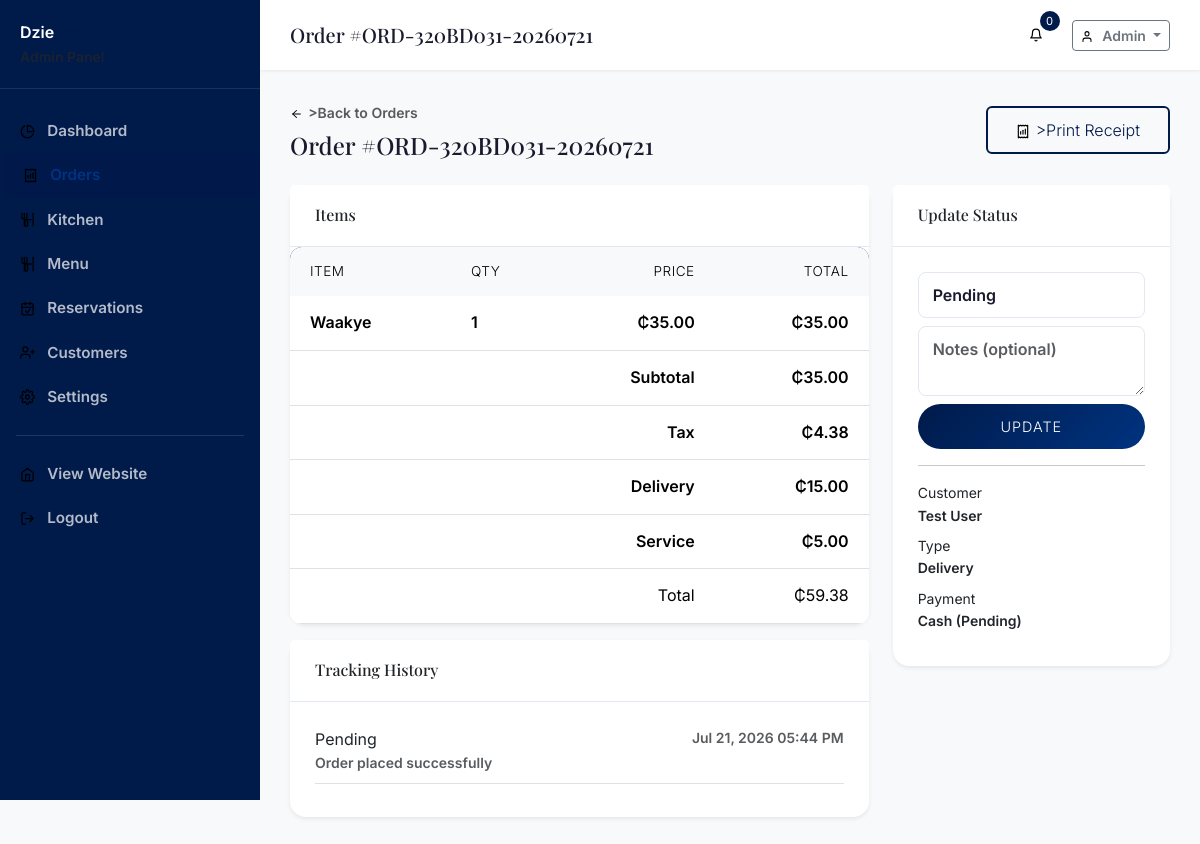
Screenshot of /admin/orders/2 (signed in) with the database file from the repository.
### tables this page shows
CREATE TABLE users (
    id INTEGER PRIMARY KEY AUTOINCREMENT,
    role_id INTEGER NOT NULL DEFAULT 3,
    firstname VARCHAR(50) NOT NULL,
    lastname VARCHAR(50) NOT NULL,
    email VARCHAR(100) NOT NULL UNIQUE,
    phone VARCHAR(20),
    password VARCHAR(255) NOT NULL,
    avatar VARCHAR(255),
    address TEXT,
    city VARCHAR(100),
    state VARCHAR(100),
    zip VARCHAR(20),
    country VARCHAR(100) DEFAULT 'Ghana',
    email_verified_at DATETIME,
    verification_token VARCHAR(100),
    remember_token VARCHAR(100),
    reset_token VARCHAR(100),
    reset_token_expires DATETIME,
    status TEXT DEFAULT 'active',
    last_login DATETIME,
    ip_address VARCHAR(45),
    created_at DATETIME DEFAULT CURRENT_TIMESTAMP,
    updated_at DATETIME DEFAULT CURRENT_TIMESTAMP,
    FOREIGN KEY (role_id) REFERENCES roles(id)
);

CREATE TABLE orders (
    id INTEGER PRIMARY KEY AUTOINCREMENT,
    order_number VARCHAR(20) NOT NULL UNIQUE,
    user_id INTEGER,
    guest_email VARCHAR(100),
    guest_phone VARCHAR(20),
    guest_name VARCHAR(100),
    order_type TEXT DEFAULT 'delivery',
    table_id INTEGER,
    status TEXT DEFAULT 'pending',
    subtotal DECIMAL(10,2) NOT NULL DEFAULT 0,
    discount_amount DECIMAL(10,2) DEFAULT 0,
    coupon_code VARCHAR(50),
    coupon_discount DECIMAL(10,2) DEFAULT 0,
    tax_amount DECIMAL(10,2) DEFAULT 0,
    delivery_fee DECIMAL(10,2) DEFAULT 0,
    service_charge DECIMAL(10,2) DEFAULT 0,
    total_amount DECIMAL(10,2) NOT NULL DEFAULT 0,
    payment_status TEXT DEFAULT 'pending',
    payment_method TEXT DEFAULT 'cash',
    delivery_address TEXT,
    delivery_city VARCHAR(100),
    delivery_phone VARCHAR(20),
    delivery_instructions TEXT,
    estimated_delivery_time DATETIME,
    actual_delivery_time DATETIME,
    special_notes TEXT,
    is_guest INTEGER DEFAULT 0,
    ip_address VARCHAR(45),
    created_at DATETIME DEFAULT CURRENT_TIMESTAMP,
    updated_at DATETIME DEFAULT CURRENT_TIMESTAMP, pickup_location TEXT,
    FOREIGN KEY (user_id) REFERENCES users(id) ON DELETE SET NULL,
    FOREIGN KEY (table_id) REFERENCES tables(id) ON DELETE SET NULL
);

CREATE TABLE order_items (
    id INTEGER PRIMARY KEY AUTOINCREMENT,
    order_id INTEGER NOT NULL,
    food_id INTEGER NOT NULL,
    food_name VARCHAR(200) NOT NULL,
    quantity INTEGER NOT NULL,
    unit_price DECIMAL(10,2) NOT NULL,
    total_price DECIMAL(10,2) NOT NULL,
    special_instructions TEXT,
    status TEXT DEFAULT 'pending',
    created_at DATETIME DEFAULT CURRENT_TIMESTAMP,
    updated_at DATETIME DEFAULT CURRENT_TIMESTAMP,
    FOREIGN KEY (order_id) REFERENCES orders(id) ON DELETE CASCADE,
    FOREIGN KEY (food_id) REFERENCES foods(id) ON DELETE SET NULL
);

CREATE TABLE order_tracking (
    id INTEGER PRIMARY KEY AUTOINCREMENT,
    order_id INTEGER NOT NULL,
    status VARCHAR(50) NOT NULL,
    description TEXT,
    created_by INTEGER,
    created_at DATETIME DEFAULT CURRENT_TIMESTAMP,
    FOREIGN KEY (order_id) REFERENCES orders(id) ON DELETE CASCADE,
    FOREIGN KEY (created_by) REFERENCES users(id) ON DELETE SET NULL
);

### views/admin/orders/show.php (the view, shortened to what the rows shown need)
<?php
$statuses = ['pending', 'accepted', 'preparing', 'cooking', 'ready', 'delivered', 'cancelled', 'rejected'];
?>
<div class="d-flex justify-content-between align-items-center mb-4">
    <div>
        <a href="<?= \baseUrl('admin/orders') ?>" class="text-muted small"><?= \icon('arrow-left', ['style' => 'width:0.9em;height:0.9em;margin-right:0.35rem;vertical-align:-0.15em;']) ?>></i>Back to Orders</a>
        <h4 class="mb-0 mt-1">Order #<?= \escape($order->order_number) ?></h4>
    </div>
    <button class="btn btn-outline-gold" onclick="window.print()"><?= \icon('print', ['style' => 'width:0.9em;height:0.9em;margin-right:0.35rem;vertical-align:-0.15em;']) ?>></i>Print Receipt</button>
</div>
<div class="row g-4">
    <div class="col-lg-8">
        <div class="card border-0 shadow-sm">
            <div class="card-header bg-white"><h6 class="mb-0">Items</h6></div>
            <div class="card-body p-0">
                <div class="table-responsive">
                    <table class="table mb-0">
                        <thead class="table-light"><tr><th>Item</th><th>Qty</th><th class="text-end">Price</th><th class="text-end">Total</th></tr></thead>
                        <tbody>
                            <?php foreach ($items as $item): ?>
                                <tr>
                                    <td><?= \escape($item->food_name) ?></td>
                                    <td><?= $item->quantity ?></td>
                                    <td class="text-end"><?= \formatPrice($item->unit_price) ?></td>
                                    <td class="text-end"><?= \formatPrice($item->total_price) ?></td>
                                </tr>
                            <?php endforeach; ?>
                        </tbody>
                        <tfoot>
                            <tr><td colspan="3" class="text-end">Subtotal</td><td class="text-end"><?= \formatPrice($order->subtotal) ?></td></tr>
                            <tr><td colspan="3" class="text-end">Tax</td><td class="text-end"><?= \formatPrice($order->tax_amount) ?></td></tr>
                            <tr><td colspan="3" class="text-end">Delivery</td><td class="text-end"><?= \formatPrice($order->delivery_fee) ?></td></tr>
                            <tr><td colspan="3" class="text-end">Service</td><td class="text-end"><?= \formatPrice($order->service_charge) ?></td></tr>
                            <tr class="fw-bold"><td colspan="3" class="text-end">Total</td><td class="text-end"><?= \formatPrice($order->total_amount) ?></td></tr>
                        </tfoot>
                    </table>
                </div>
            </div>
        </div>
        <div class="card border-0 shadow-sm mt-3">
            <div class="card-header bg-white"><h6 class="mb-0">Tracking History</h6></div>
            <div class="card-body">
                <?php foreach ($tracking as $t): ?>
                    <div class="d-flex justify-content-between border-bottom pb-2 mb-2">
                        <div><strong class="text-capitalize"><?= str_replace('_', ' ', $t->status) ?></strong><div class="small text-muted"><?= \escape($t->description) ?></div></div>
                        <small class="text-muted"><?= \formatDateTime($t->created_at) ?></small>
                    </div>
                <?php endforeach; ?>
            </div>
        </div>
    </div>
    <div class="col-lg-4">
        <div class="card border-0 shadow-sm">
            <div class="card-header bg-white"><h6 class="mb-0">Update Status</h6></div>
            <div class="card-body">
                <form id="orderStatusForm" data-order-id="<?= $order->id ?>">
                    <select name="status" class="form-select mb-2">
                        <?php foreach ($statuses as $s): ?>
                            <option value="<?= $s ?>" <?= $order->status === $s ? 'selected' : '' ?>><?= ucfirst(str_replace('_', ' ', $s)) ?></option>
                        <?php endforeach; ?>
                    </select>
                    <textarea name="notes" class="form-control mb-2" rows="2" placeholder="Notes (optional)"></textarea>
                    <button type="submit" class="btn btn-gold w-100">Update</button>
                </form>
                <hr>
                <dl class="small mb-0">
                    <dt>Customer</dt><dd><?= \escape($order->customer_name ?? 'Guest') ?></dd>
                    <dt>Type</dt><dd><?= ucfirst(str_replace('_', ' ', $order->order_type)) ?></dd>
                    <dt>Payment</dt><dd><?= ucwords(str_replace('_', ' ', $order->payment_method)) ?> (<?= ucfirst($order->payment_status) ?>)</dd>
                </dl>
            </div>
        </div>
    </div>
</div>

### Router.php (shortened to what the rows shown need)
<?php
class Router
{
    private array $routes = [];
    private array $middleware = [];
    private string $prefix = '';
    private function addRoute(string $methods, string $path, $handler, array $middleware): void
    {
        $path = $this->prefix . $path;
        $methods = explode('|', $methods);
        foreach ($methods as $method) {
            $this->routes[] = [
                'method' => strtoupper(trim($method)),
                'path' => $path,
                'handler' => $handler,
                'middleware' => array_merge($this->middleware, $middleware),
                'pattern' => $this->pathToRegex($path),
            ];
        }
    }
    public function group(string $prefix, callable $callback, array $middleware = []): void
    {
        $previousPrefix = $this->prefix;
        $previousMiddleware = $this->middleware;
        $this->prefix = $previousPrefix . $prefix;
        $this->middleware = array_merge($previousMiddleware, $middleware);
        $this->prefix = $previousPrefix;
        $this->middleware = $previousMiddleware;
    }
    public function dispatch(): void
    {
        $method = $_SERVER['REQUEST_METHOD'];
        $uri = parse_url($_SERVER['REQUEST_URI'], PHP_URL_PATH);
        $basePath = dirname($_SERVER['SCRIPT_NAME']);
        if ($basePath !== '/' && strpos($uri, $basePath) === 0) {
            $uri = substr($uri, strlen($basePath));
        }
        $uri = '/' . trim($uri, '/');
        foreach ($this->routes as $route) {
            if ($route['method'] !== $method) {
                continue;
            }
            if (preg_match($route['pattern'], $uri, $matches)) {
                $params = array_filter($matches, function($key) {
                    return !is_numeric($key);
                }, ARRAY_FILTER_USE_KEY);
                $this->executeHandler($route['handler'], $params);
                return;
            }
        }
    }
    private function pathToRegex(string $path): string
    {
        $pattern = preg_replace('/\{([a-zA-Z_]+)\}/', '(?P<$1>[^/]+)', $path);
        $pattern = str_replace('/', '\/', $pattern);
        return '/^' . $pattern . '$/';
    }
    private function executeHandler($handler, array $params): void
    {
        if (is_callable($handler)) {
            call_user_func_array($handler, $params);
        } elseif (is_string($handler)) {
            if (strpos($handler, '@') !== false) {
                [$controller, $method] = explode('@', $handler);
                $instance = new $controller();
                call_user_func_array([$instance, $method], $params);
            } else {
                view($handler, $params);
            }
        }
    }
}

### views/admin/layouts/master.php (shortened to what the rows shown need)
<!DOCTYPE html>
<html lang="en" data-bs-theme="light">
<head>
    <link href="<?= \asset('vendor/bootstrap/bootstrap.min.css') ?>" rel="stylesheet">
    <link href="<?= \asset('vendor/fontawesome/all.min.css') ?>" rel="stylesheet">
    <link href="<?= \asset('vendor/fonts/local-fonts.css') ?>" rel="stylesheet">
    <link href="<?= \asset('css/style.css') ?>" rel="stylesheet">
</head>
<body>
    <div class="admin-wrapper">
        <aside class="admin-sidebar" id="adminSidebar">
            <div class="sidebar-brand">
                <a href="<?= \baseUrl('admin') ?>" class="text-decoration-none text-white">
                    <span class="brand-text">Dzie<span class="text-gold">Res</span></span>
                    <small class="d-block text-muted">Admin Panel</small>
                </a>
            </div>
            <nav class="sidebar-nav">
                <div class="nav-item <?= strpos($_SERVER['REQUEST_URI'], '/admin/dashboard') !== false || $_SERVER['REQUEST_URI'] === \baseUrl('admin') || rtrim($_SERVER['REQUEST_URI'], '/') === \baseUrl('admin') ? 'active' : '' ?>">
                    <a href="<?= \baseUrl('admin') ?>"><?= \icon('chart-pie', []) ?> Dashboard</a>
                </div>
                <div class="nav-item <?= strpos($_SERVER['REQUEST_URI'], '/admin/orders') !== false ? 'active' : '' ?>">
                    <a href="<?= \baseUrl('admin/orders') ?>"><?= \icon('receipt', []) ?> Orders</a>
                </div>
                <div class="nav-item <?= strpos($_SERVER['REQUEST_URI'], '/admin/kitchen') !== false ? 'active' : '' ?>">
                    <a href="<?= \baseUrl('admin/kitchen') ?>"><?= \icon('kitchen-set', []) ?> Kitchen</a>
                </div>
                <div class="nav-item <?= strpos($_SERVER['REQUEST_URI'], '/admin/menu') !== false ? 'active' : '' ?>">
                    <a href="<?= \baseUrl('admin/menu') ?>"><?= \icon('utensils', []) ?> Menu</a>
                </div>
                <div class="nav-item <?= strpos($_SERVER['REQUEST_URI'], '/admin/reservations') !== false ? 'active' : '' ?>">
                    <a href="<?= \baseUrl('admin/reservations') ?>"><?= \icon('calendar-check', []) ?> Reservations</a>
                </div>
                <div class="nav-item <?= strpos($_SERVER['REQUEST_URI'], '/admin/customers') !== false ? 'active' : '' ?>">
                    <a href="<?= \baseUrl('admin/customers') ?>"><?= \icon('user-plus', []) ?> Customers</a>
                </div>
                <div class="nav-item <?= strpos($_SERVER['REQUEST_URI'], '/admin/settings') !== false ? 'active' : '' ?>">
                    <a href="<?= \baseUrl('admin/settings') ?>"><?= \icon('cog', []) ?> Settings</a>
                </div>
                <hr class="text-white-50 mx-3">
                <div class="nav-item">
                    <a href="<?= \baseUrl() ?>"><?= \icon('globe', []) ?> View Website</a>
                </div>
                <div class="nav-item">
                    <a href="<?= \baseUrl('logout') ?>"><?= \icon('sign-out', []) ?> Logout</a>
                </div>
            </nav>
        </aside>
        <div class="admin-main">
            <header class="admin-header">
                <div class="d-flex justify-content-between align-items-center">
                    <div class="d-flex align-items-center gap-3">
                        <h5 class="mb-0"><?= \escape($pageTitle ?? 'Dashboard') ?></h5>
                    </div>
                    <div class="d-flex align-items-center gap-3">
                        <div class="dropdown">
                            <button class="btn btn-icon btn-sm position-relative" id="notificationBtn" data-bs-toggle="dropdown" aria-expanded="false">
                                <?= \icon('bell', []) ?>
                                <span class="cart-badge" id="notifCount">0</span>
                            </button>
                        </div>
                        <div class="dropdown">
                            <button class="btn btn-sm btn-outline-secondary dropdown-toggle" data-bs-toggle="dropdown">
                                <?= \icon('user', ['style' => 'width:0.9em;height:0.9em;margin-right:0.35rem;vertical-align:-0.15em;']) ?>
                                <?php $user = \auth(); if ($user): ?>
                                <?= \escape($user->firstname) ?>
                                <?php endif; ?>
                            </button>
                        </div>
                    </div>
                </div>
            </header>
            <div class="admin-content">
                <?php if (isset($contentView)): ?>
                    <?php \view($contentView, $data ?? []); ?>
                <?php else: ?>
                    <?php require $__viewPath ?? ''; ?>
                <?php endif; ?>
            </div>
        </div>
    </div>
</body>
</html>

### rows the page displays
users: firstname "Admin"
orders: order_number "ORD-320BD031-20260721", status "Pending", order_type "Delivery", payment_method "Cash", payment_status "Pending"
order_items: food_name "Waakye", quantity "1", unit_price "₵35.00", total_price "₵35.00"
order_tracking: status "Pending", description "Order placed successfully", created_at "Jul 21, 2026 05:44 PM"

### other values shown
$order->customer_name "Test User"
